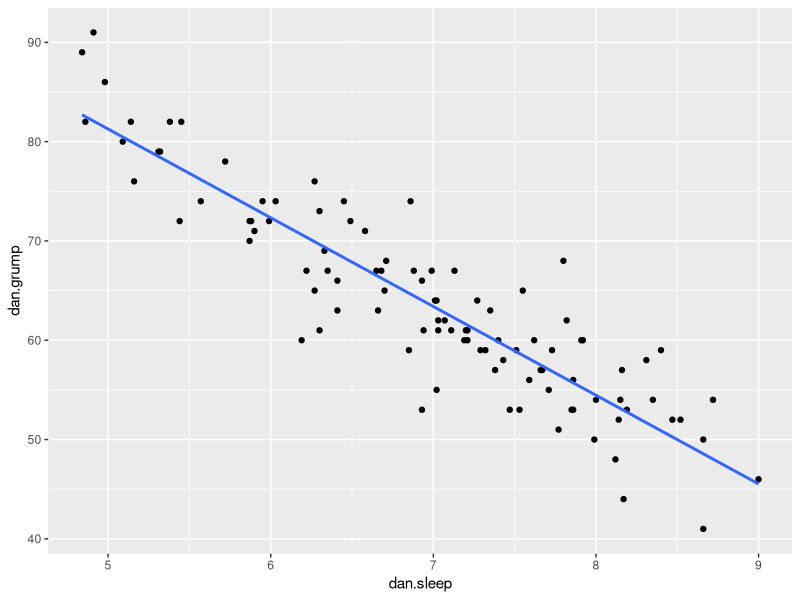
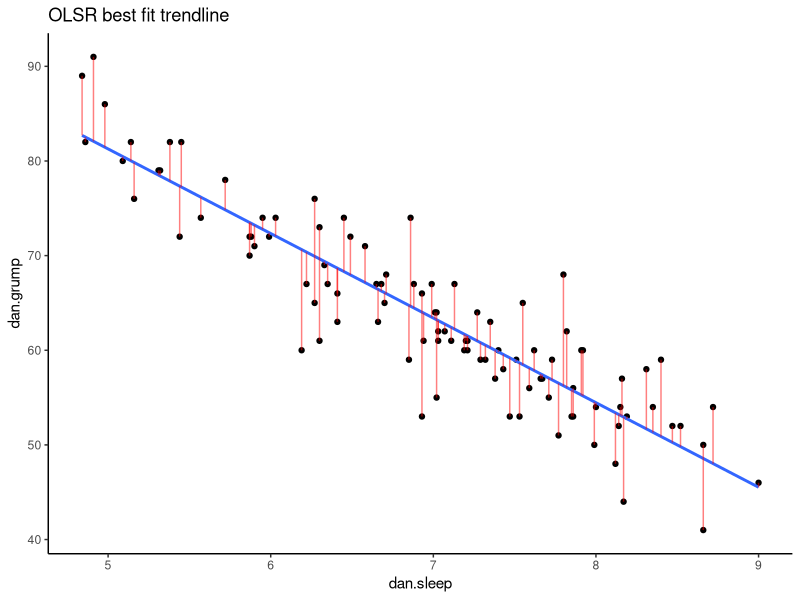
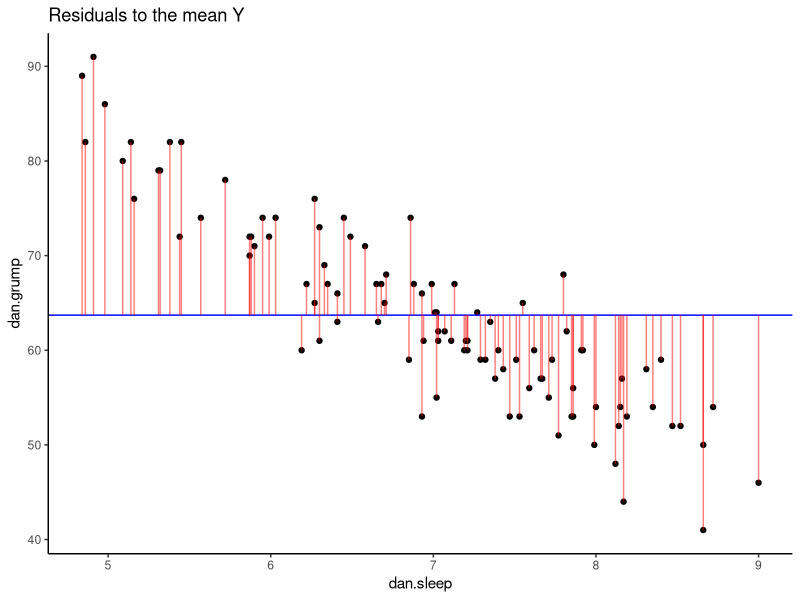
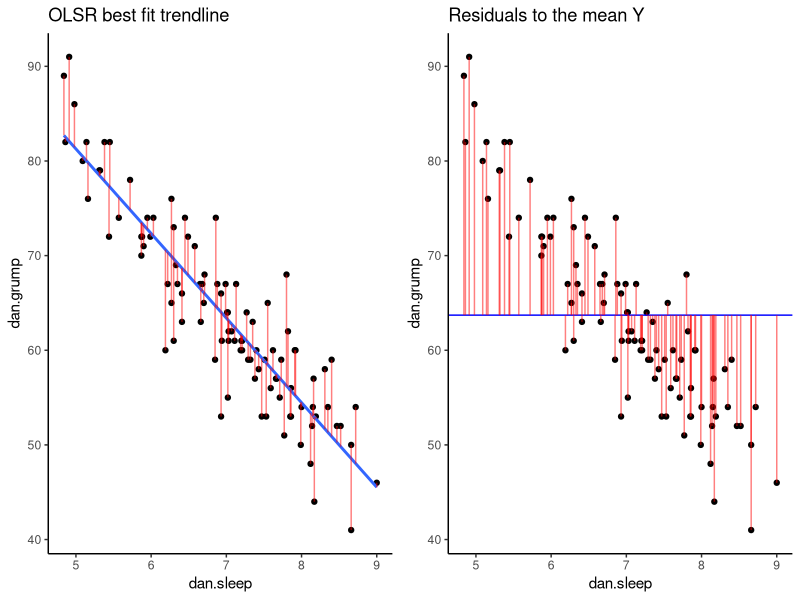

Here is the R script that generated these plots, in order:

### Goodness of Fit Test - F-ratio



library(tidyverse)


# Import Data

df <- read_csv("data/parenthood.csv")

head(df)

tail(df)

nrow(df)

# Scatterplot
ggplot(df, aes(x = dan.sleep, y = dan.grump)) + 
  geom_point() + 
  stat_smooth(method='lm', se=F) 


# Run the model
mod1 <- lm(dan.grump ~ dan.sleep, data = df)

mod1


##### Add in the residuals

X <- df$dan.sleep  # the predictor
Y <- df$dan.grump  # the outcome
Y.pred <-  125.97   +   (-8.94 * X)
df$residuals <- df$dan.grump - Y.pred
df$residuals2 <- df$residuals^2


head(df)

tail(df)

### Visualize the residuals


p1 <- ggplot(df, aes(x = dan.sleep, y = dan.grump)) +
  geom_point() +
  geom_smooth(method = "lm", se = FALSE) +   
  geom_segment(aes(xend = dan.sleep, yend = dan.grump-residuals), alpha = .5, color='red') + 
  # geom_point(aes(y = dan.grump+residuals), shape = 1) +
  theme_classic() +
  ggtitle("OLSR best fit trendline")

p1



## Add in the residuals from the mean of Y

df$Ymean <- mean(df$dan.grump)
df$resid_Ymean <- df$dan.grump - df$Ymean  #residual from Ymean
df$resid_Ymean2 <- df$resid_Ymean ^ 2           # total residuals


head(df)


## visualize this:

p2 <- ggplot(df, aes(x = dan.sleep, y = dan.grump)) +
  geom_point() +
  geom_hline(yintercept = mean(df$dan.grump), color='blue') +
  geom_segment(aes(xend = dan.sleep, yend = dan.grump-resid_Ymean), alpha = .5, color='red') + 
  # geom_point(aes(y = dan.grump+residuals), shape = 1) +
  theme_classic() +
  ggtitle("Residuals to the mean Y")

p2



library(gridExtra)
grid.arrange(p1,p2,nrow=1)


### Adding up the Residuals


SS.resid <- sum(df$residuals2)
SS.resid  #1838.722

SS.tot <- sum(df$resid_Ymean2)
SS.tot    #9998.59



### The F-ratio is essentially a method of determining the proportion of 
# residual variance compared to total variance.


#The F-test is useful for checking that the model as a whole is performing better than chance

# To calculate:

SS.mod <- SS.tot - SS.resid
SS.mod  #8159.868


# we convert SS.mod and SS.resid to Mean Squares values by dividing by their degrees of freedom

# The d.f. for SS.mod  is the number of predictors in the model ( = 1 = dan.sleep)

# The d.f. for SS.resid is the number of datapoints, minus the number of predictors, minus 1.
# = 100 - 1 (dan.sleep) - 1 = 98

MS.resid <- SS.resid / 98
MS.resid  #18.76

MS.mod <- SS.mod / 1
MS.mod    #8159.868
 
Fval <-  MS.mod / MS.resid
Fval  #434.9

summary(mod1)


# The observed value of F is compared to
# the sampling distribution for  F if the null hypothesis is true.
# the null is that our model (trendline) is no better than random in fitting the datapoints
